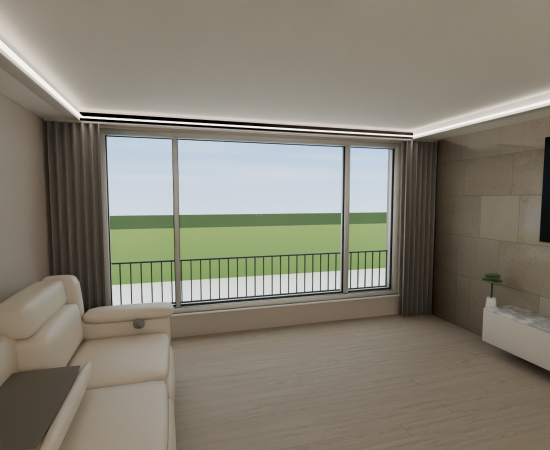
#> input picture renders/review/render_40_living_window.png, 1100 x 900 px (shown at 1/2 size)
$ python optimize_gallery.py
#> lines starting #> are read from the running program, lines starting #| are printed output that depends on the picture
"""Optimize presentation and review renders to web-friendly WebP assets."""
from pathlib import Path
from PIL import Image, ImageStat

REPO_ROOT = Path(__file__).resolve().parent.parent
OUTPUT_DIR = REPO_ROOT / "web" / "public" / "gallery"
THUMB_DIR = OUTPUT_DIR / "thumbs"

OUTPUT_DIR.mkdir(parents=True, exist_ok=True)
THUMB_DIR.mkdir(parents=True, exist_ok=True)

IMAGES = [
    ("living-window", "renders/review/render_40_living_window.png", "거실", "거실 샤시와 커튼", "양쪽으로 모은 커튼과 창밖 철제 난간", None),
    ("living-artwall", "renders/review/render_41_living_artwall.png", "거실", "거실 아트월", "안방 출입구를 살리고 벽 끝까지 이어지는 마감", None),
    ("brest-sofa", "renders/review/render_38_brest_sofa.png", "거실", "브레스트 리클라이너 소파", "아이보리 2850mm 4인 소파 · 접힌 리클라이너와 중앙 홈바", None),
    ("study-bookcases", "renders/review/render_37_study_bookcases.png", "서재", "포에타 책장 두 개", "거실 공유 벽에 붙인 검정·우드 라인의 800+600mm 6단 책장", None),
    ("study-room", "renders/review/render_33_study_pov.png", "서재", "2인 서재 (침실2)", "동쪽 벽의 1800·1400 모션데스크와 검정·그레이 에어론 형태 의자", (9.85, 2.7, 1.35)),
    ("study-desks", "renders/review/render_35_study_desks.png", "서재", "모션데스크 두 자리", "27인치 델 듀얼·클램쉘 맥북·A2 스피커 / 32인치 게이밍·하부 데스크톱", None),
    ("yuna-room", "renders/review/render_30_yuna_pov.png", "아이방", "유나방 (침실3)", "방문 옆 기본 붙박이장을 고려한 낮은 침대·그림책 수납·놀이 공간", (13.4, 2.6, 1.35)),
    ("yuna-builtin", "renders/review/render_32_yuna_basic_builtin.png", "아이방", "유나방 기본 붙박이장", "방문 옆 천장 맞춤 기본형 장과 비워 둔 도어 앞 공간 — 규격은 가정값", None),
    # (id, src_rel, room, title, desc, world_pos: (blender_x, blender_y, blender_z))
    ("foyer", "renders/review/render_23_foyer_open.png", "현관", "현관 및 복도", "중문과 현관 팬트리가 마주보는 진입 복도", (12.33, 7.0, 1.35)),
    ("foyer-pantry", "renders/review/render_22_entry_pantry.png", "현관", "현관 워크인 팬트리", "ㄷ자 시스템 선반이 설치된 대용량 수납공간", (11.15, 6.7, 1.35)),
    ("living", "renders/review/render_29_oak_living.png", "거실", "거실과 브레스트 소파", "밝은 오크 바닥·우물천장과 아이보리 리클라이너 소파", (6.5, 3.8, 1.35)),
    ("kitchen-island", "renders/presentation/render_3_kitchen_dining_pov.png", "주방", "대면형 주방 및 식당", "ㄷ자 조리대와 6인용 식탁", (6.8, 6.8, 1.35)),
    ("fridge-wall", "renders/review/render_11_fridge_pov.png", "주방", "냉장고장 및 빌트인 수납", "빌트인 냉장고·김치냉장고·밥솥장 라인", (6.0, 7.0, 1.35)),
    ("kitchen-prep", "renders/presentation/render_9_kitchen_prep_pov.png", "주방", "싱크대 및 조리 공간", "와이드 사각 싱크볼과 주방 환기창", (7.4, 7.2, 1.35)),
    ("master-bed", "renders/presentation/render_4_master_bedroom_pov.png", "안방", "안방 (침실 1)", "리스탠다드 그레이 킹 1600mm · 헤드 없음 · 115mm 원목다리", (2.5, 3.8, 1.35)),
    ("master-balcony", "renders/review/render_14_master_balcony_pov.png", "발코니", "안방 발코니", "세탁 공간과 연결되는 전면 발코니", (2.5, 1.6, 1.35)),
    ("dry-vanity", "renders/review/render_25_dry_vanity_detail.png", "욕실", "호텔식 건식 세면대", "언더마운트 세면볼·양개 하부장·직사각 간접조명 거울", (14.0, 5.0, 1.35)),
    ("bath", "renders/review/render_26_common_toilet_detail.png", "욕실", "공용 욕실 (습식)", "곡면 도기 변기·거울 수납장·모델하우스 사진 기반 타일", (13.98, 6.45, 1.35)),
    ("dressroom", "renders/presentation/render_7_dress_pov.png", "안방", "욕실 앞 붙박이 파우더장", "큰 거울·양옆 상부 수납장·무손잡이 서랍 · 사용자 사진 기반", (1.45, 6.45, 1.35)),
    ("master-bath", "renders/review/render_54_master_bath_entry.png", "욕실", "안방 욕실", "공식 e모델하우스 기반 욕조·벽걸이 세면대·거울 수납장 · 안으로 열리는 문", (2.90, 6.60, 1.35)),
    ("topdown", "renders/review/render_36_dimensioned_plan.png", "전체", "84A 입체 평면도", "도면 치수 교정 후 전체 공간 구조 및 가구 배치도", (7.15, 5.0, 8.0)),
]

def main():
    print(f"Processing {len(IMAGES)} gallery images...")
    for item_id, rel_path, room, title, desc, pos in IMAGES:
        src = REPO_ROOT / rel_path
        if not src.exists():
            print(f"WARNING: Missing {src}")
            continue

        im = Image.open(src).convert("RGB")
        assert max(ImageStat.Stat(im).stddev)>10, f'Blank review render: {src}'

        # 1. Full web size (max 1600px)
        full_im = im.copy()
        full_im.thumbnail((1600, 1600), Image.Resampling.LANCZOS)
        full_out = OUTPUT_DIR / f"{item_id}.webp"
        full_im.save(full_out, "WEBP", quality=85)

        # 2. Thumbnail (max 360px)
        thumb_im = im.copy()
        thumb_im.thumbnail((360, 360), Image.Resampling.LANCZOS)
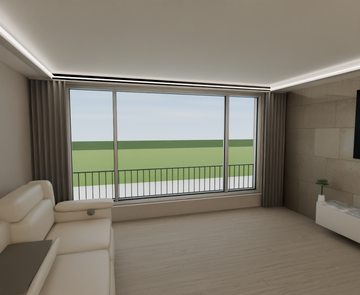
#> thumb_im: PIL image 360x295 RGB; mean R, G, B 132.2, 127, 113.6
        thumb_out = THUMB_DIR / f"{item_id}.webp"
        thumb_im.save(thumb_out, "WEBP", quality=80)

        print(f"Saved {item_id}: full {full_out.stat().st_size // 1024}KB, thumb {thumb_out.stat().st_size // 1024}KB")
#> pass 2 of the loop in main, `for item_id, rel_path, room, title, desc, pos in IMAGES:`:
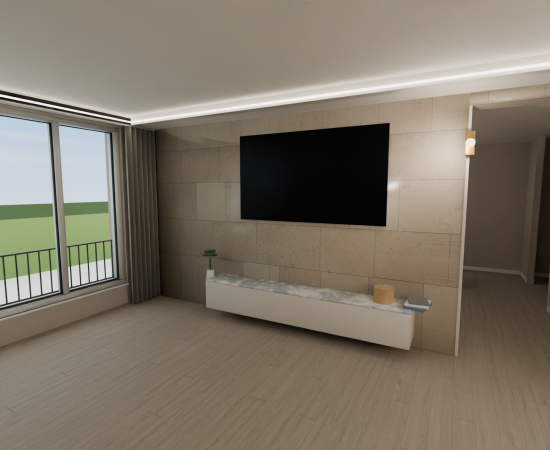
#> input picture renders/review/render_41_living_artwall.png, 1100 x 900 px (shown at 1/2 size)
#> in main, `thumb_im.thumbnail((360, 360), Image.Resampling.LANCZOS)`:
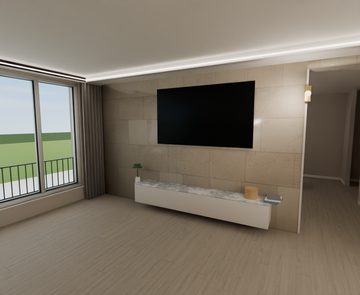
#> thumb_im: PIL image 360x295 RGB; mean R, G, B 125.5, 116.4, 102.4
#> pass 3 of the loop in main, `for item_id, rel_path, room, title, desc, pos in IMAGES:`:
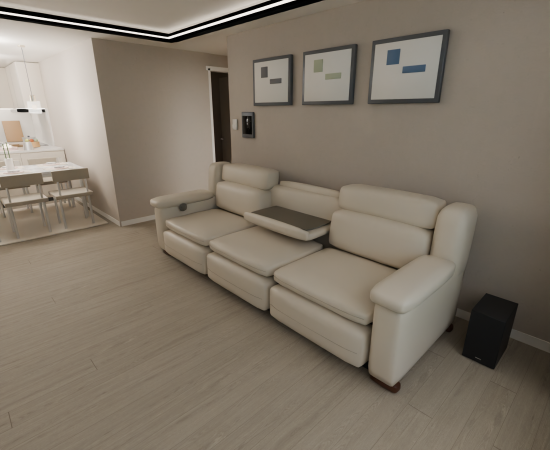
#> input picture renders/review/render_38_brest_sofa.png, 1100 x 900 px (shown at 1/2 size)
#> in main, `thumb_im.thumbnail((360, 360), Image.Resampling.LANCZOS)`:
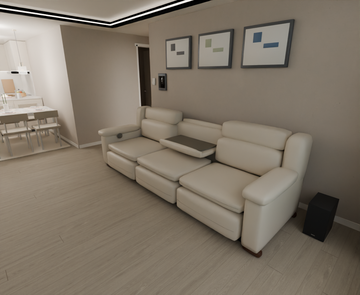
#> thumb_im: PIL image 360x295 RGB; mean R, G, B 127.2, 116.9, 103.1
#> the loop made 21 passes; the first 3 are shown

if __name__ == "__main__":
    main()
